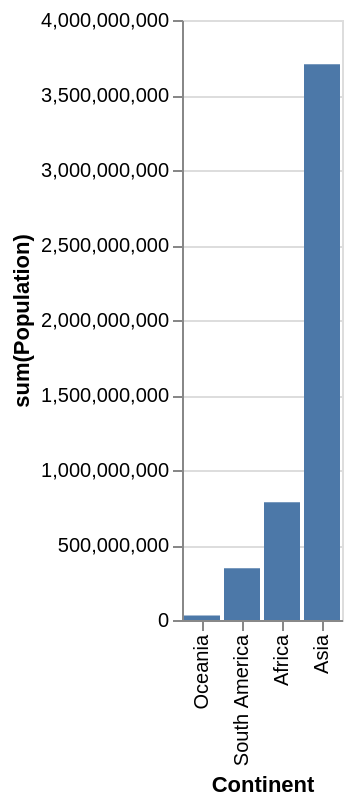

Write the Vega-Lite specification saved for this chart.
### Vega-Lite specification from a JSON file in a GitHub repository (floating-point values rounded to 4 significant figures)
{"data": {"values": [{"x_data": "Africa", "y_data": 784475000}, {"x_data": "Asia", "y_data": 3705025700}, {"x_data": "Oceania", "y_data": 30401150}, {"x_data": "South America", "y_data": 345780000}]}, "mark": "bar", "encoding": {"x": {"field": "x_data", "type": "nominal", "title": "Continent", "sort": {"op": "sum", "field": "y_data", "order": "ascending"}}, "y": {"field": "y_data", "type": "quantitative", "title": "sum(Population)"}}}
